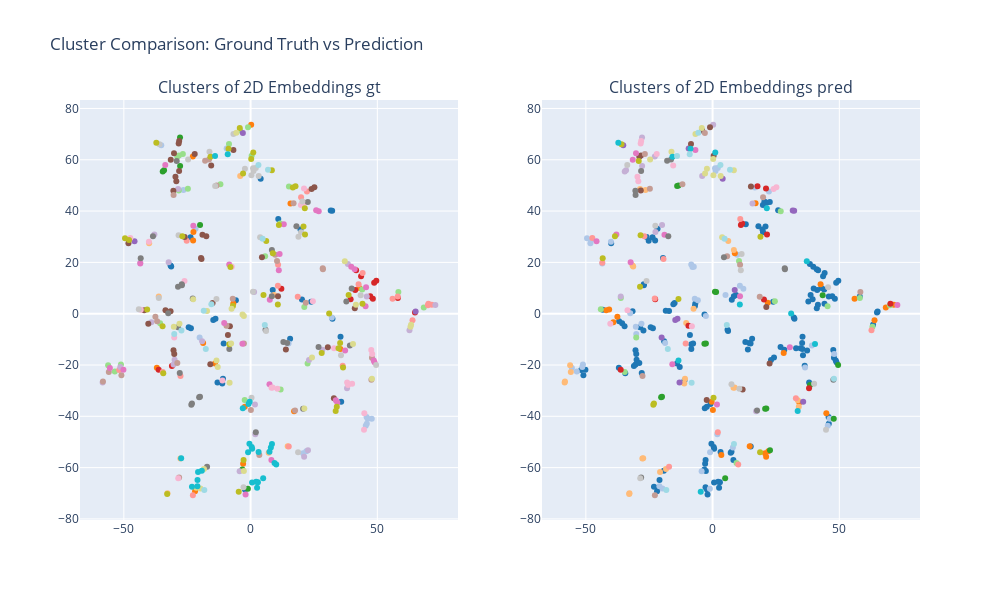

This figure's notebook cell:
### Markdown cell above
## Trained with SimCSE

### Code cell
model = SentenceTransformer("models/simcse-model")
simcse_res = test_model(model)
